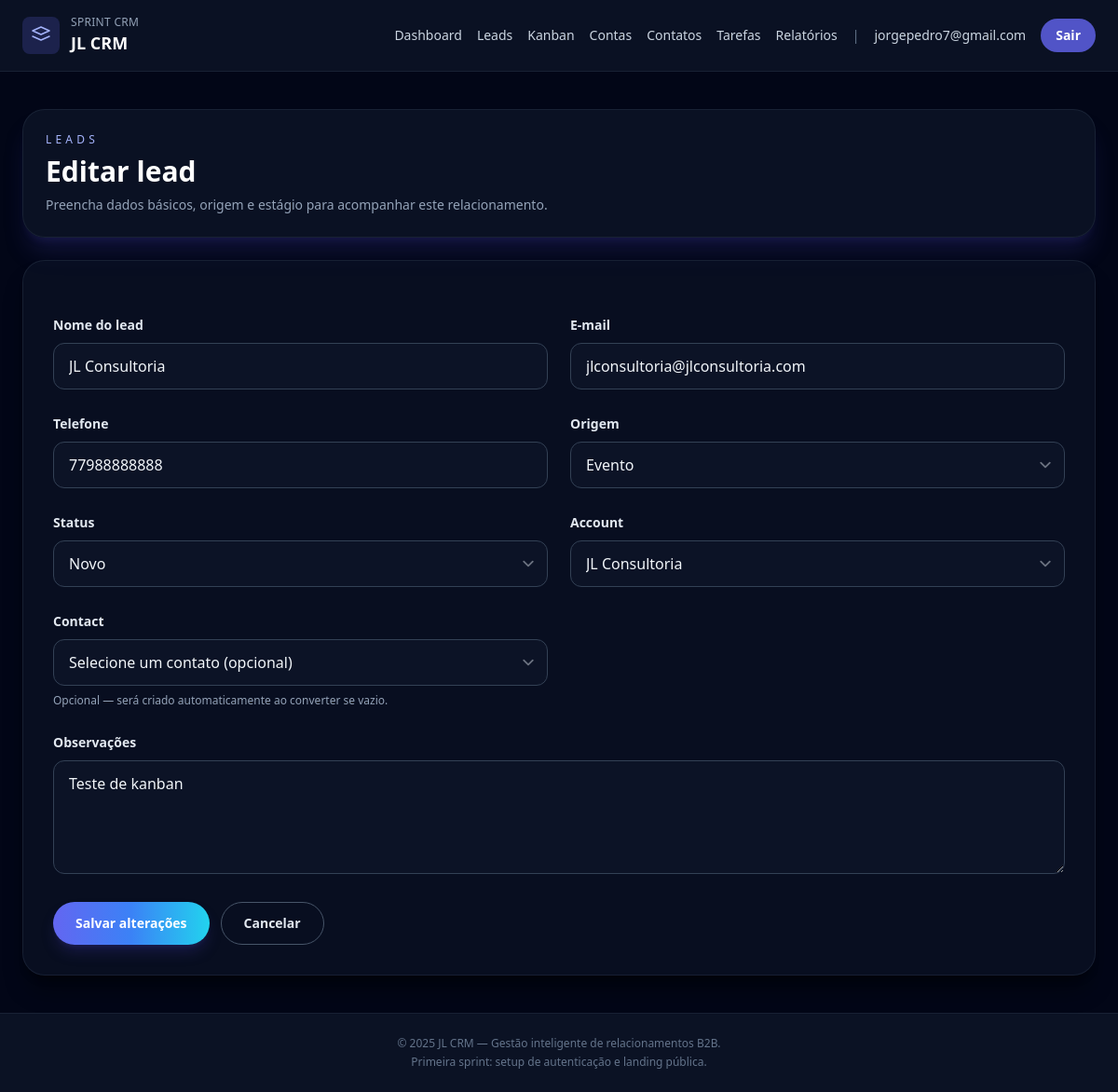
Before: /leads/6/editar/ (signed in) with the older database file.
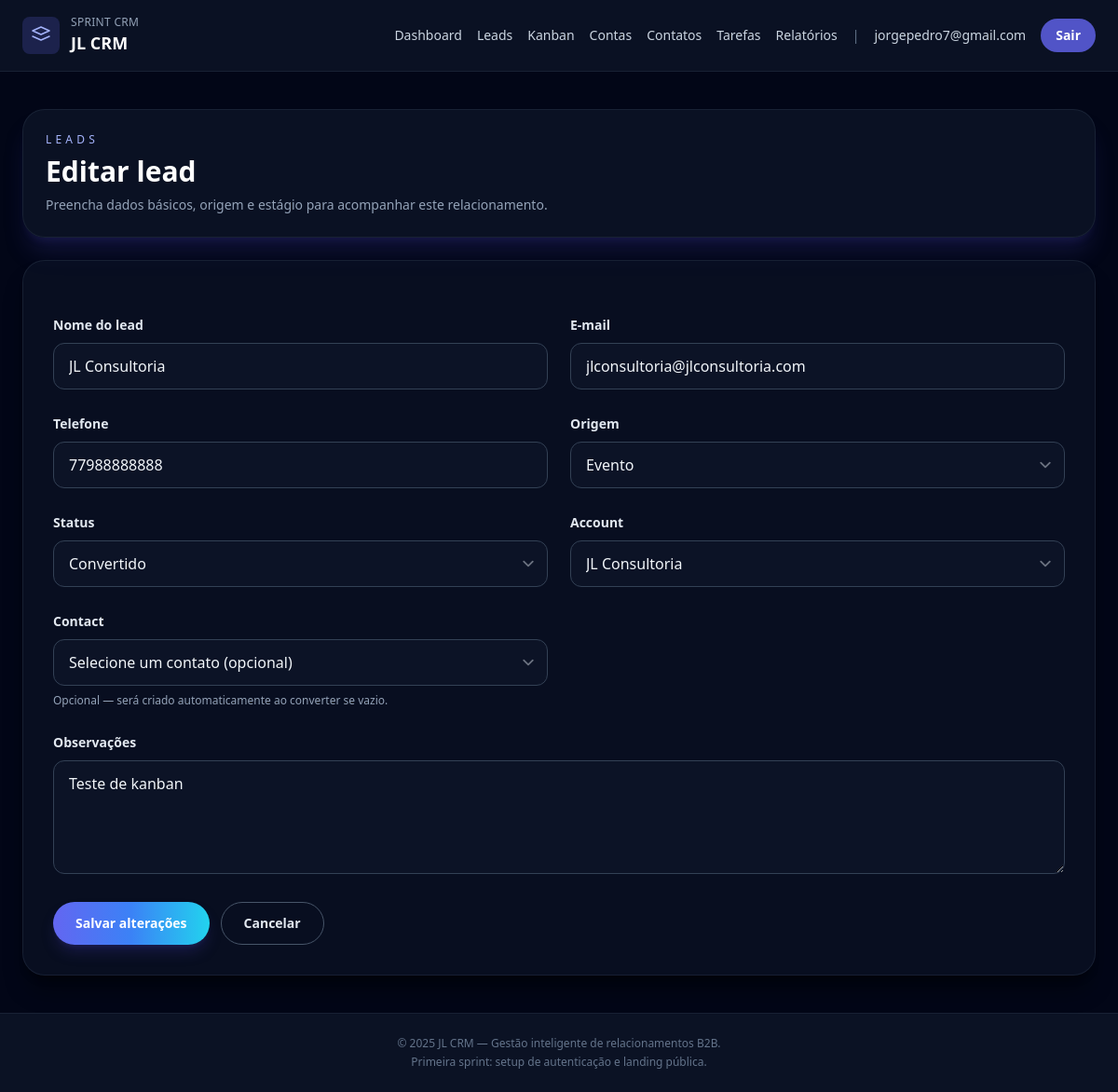
After: the same page with the newer database file.
### leads/models.py (models this page shows, shortened)
class Lead(models.Model):
    class Status(models.TextChoices):
        NEW = 'novo', 'Novo'
        QUALIFIED = 'qualificado', 'Qualificado'
        CONVERTED = 'convertido', 'Convertido'
        LOST = 'perdido', 'Perdido'
    class Source(models.TextChoices):
        INBOUND = 'inbound', 'Inbound'
        OUTBOUND = 'outbound', 'Outbound'
        REFERRAL = 'indicacao', 'Indicação'
        EVENT = 'evento', 'Evento'
        OTHER = 'outro', 'Outro'
    owner = models.ForeignKey(
        settings.AUTH_USER_MODEL,
        on_delete=models.CASCADE,
        related_name='leads',
    )
    account = models.ForeignKey(
        'accounts.Account',
        on_delete=models.SET_NULL,
        related_name='leads',
        null=True,
        blank=True,
    )
    contact = models.ForeignKey(
        'contacts.Contact',
        on_delete=models.SET_NULL,
        related_name='leads',
        null=True,
        blank=True,
    )
    name = models.CharField('Nome do lead', max_length=150)
    email = models.EmailField('E-mail')
    phone = models.CharField('Telefone', max_length=20, blank=True)
    source = models.CharField(
        'Origem',
        max_length=20,
        choices=Source.choices,
        default=Source.INBOUND,
    )
    status = models.CharField(
        'Status',
        max_length=20,
        choices=Status.choices,
        default=Status.NEW,
    )
    notes = models.TextField('Observações', blank=True)
    position = models.PositiveIntegerField('Posição', default=0)
    created_at = models.DateTimeField('Criado em', auto_now_add=True)
    updated_at = models.DateTimeField('Atualizado em', auto_now=True)
    class Meta:
        ordering = ['-created_at']
        verbose_name = 'Lead'
        verbose_name_plural = 'Leads'
        unique_together = ('owner', 'email')

### leads/views.py (the view)
# urls.py: path('<int:pk>/editar/', LeadUpdateView.as_view(), name='update'),
class LeadUpdateView(SuccessMessageMixin, LeadFormMixin, UpdateView):
    template_name = 'leads/lead_form.html'
    success_message = 'Lead atualizado com sucesso.'

### accounts/models.py (called while the page is built)
    def __str__(self):
        return self.name

### contacts/models.py (called while the page is built)
    def __str__(self):
        return f'{self.name} ({self.account.name})'

### leads/views.py (called while the page is built)
    def get_queryset(self):
        return (
            Lead.objects.filter(owner=self.request.user)
            .select_related('account', 'contact')
            .order_by('-created_at')
        )

    def get_form_kwargs(self):
        kwargs = super().get_form_kwargs()
        kwargs['user'] = self.request.user
        return kwargs

### templates/leads/lead_form.html (shortened to what this page needs)
{% extends 'base.html' %}
{% block content %}
<section class="space-y-6">
    <header class="rounded-3xl border border-slate-800/70 bg-slate-900/70 p-6 shadow-xl shadow-indigo-900/30">
        <p class="text-xs uppercase tracking-[0.35em] text-indigo-300">Leads</p>
        <h1 class="mt-2 text-3xl font-semibold text-white">
            {% if form.instance.pk %}Editar lead{% else %}Novo lead{% endif %}
        </h1>
        <p class="mt-2 text-sm text-slate-400">Preencha dados básicos, origem e estágio para acompanhar este relacionamento.</p>
    </header>
    <form method="post" class="space-y-6 rounded-3xl border border-slate-800/70 bg-slate-900/50 p-8 shadow-xl shadow-black/40">
        <div class="grid gap-6 md:grid-cols-2">
            {% for field in form %}
                <div class="space-y-2 {% if field.name == 'notes' %}md:col-span-2{% endif %}">
                    <label for="{{ field.id_for_label }}" class="text-sm font-semibold text-slate-200">{{ field.label }}</label>
                    {{ field }}
                    {% if field.help_text %}
                        <p class="text-xs text-slate-400">{{ field.help_text }}</p>
                    {% endif %}
                </div>
            {% endfor %}
        </div>
        <div class="flex flex-wrap gap-3">
            <button type="submit" class="rounded-full bg-gradient-to-r from-indigo-500 via-blue-500 to-cyan-400 px-6 py-3 text-sm font-semibold text-white shadow-lg shadow-indigo-900/40 transition hover:opacity-90">
                {% if form.instance.pk %}Salvar alterações{% else %}Cadastrar lead{% endif %}
            </button>
            <a href="{% url 'leads:list' %}" class="rounded-full border border-slate-600 px-6 py-3 text-sm font-semibold text-slate-200 transition hover:border-indigo-400">Cancelar</a>
        </div>
    </form>
</section>
{% endblock %}

Changed rows visible on the page:
changed Lead "JL Consultoria": status "Novo" → "Convertido"
